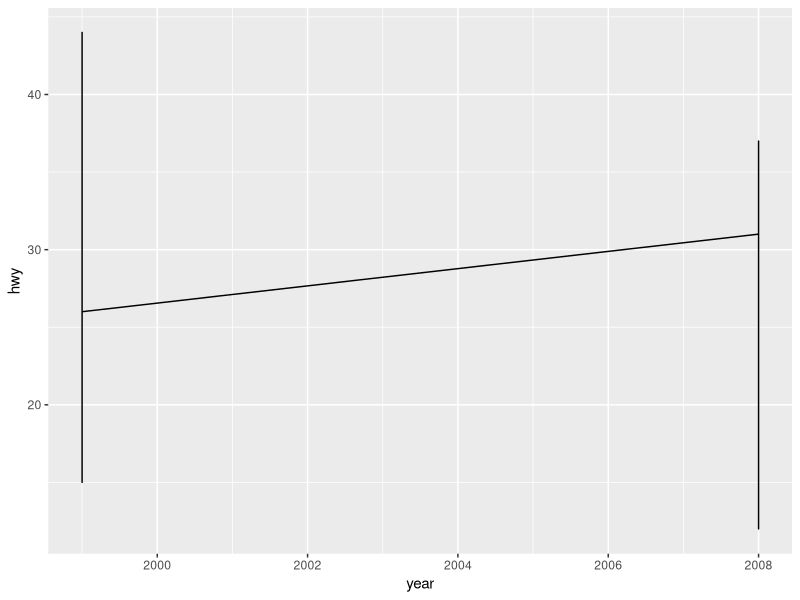

This figure's R source:
library(ggplot2)

mod <- lm(hwy ~ displ + factor(year), data = mpg)
mod

ggplot(mpg, aes(x = year, y = hwy)) +
  geom_line()

